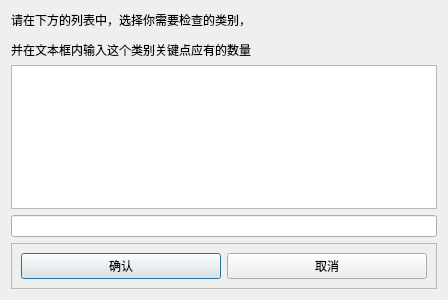
<?xml version="1.0" encoding="UTF-8"?>
<ui version="4.0">
 <class>dialog</class>
 <widget class="QDialog" name="dialog">
  <property name="geometry">
   <rect>
    <x>0</x>
    <y>0</y>
    <width>448</width>
    <height>300</height>
   </rect>
  </property>
  <property name="windowTitle">
   <string>数据集关键点数量</string>
  </property>
  <layout class="QVBoxLayout" name="verticalLayout">
   <item>
    <widget class="QLabel" name="label">
     <property name="text">
      <string>&lt;html&gt;&lt;head/&gt;&lt;body&gt;&lt;p&gt;请在下方的列表中，选择你需要检查的类别，&lt;/p&gt;&lt;p&gt;并在文本框内输入这个类别关键点应有的数量&lt;/p&gt;&lt;/body&gt;&lt;/html&gt;</string>
     </property>
    </widget>
   </item>
   <item>
    <widget class="QListWidget" name="classesList"/>
   </item>
   <item>
    <widget class="QLineEdit" name="numberEdit"/>
   </item>
   <item>
    <widget class="QFrame" name="frame">
     <property name="frameShape">
      <enum>QFrame::StyledPanel</enum>
     </property>
     <property name="frameShadow">
      <enum>QFrame::Raised</enum>
     </property>
     <layout class="QHBoxLayout" name="horizontalLayout">
      <item>
       <widget class="QPushButton" name="okButton">
        <property name="text">
         <string>确认</string>
        </property>
       </widget>
      </item>
      <item>
       <widget class="QPushButton" name="cancelButton">
        <property name="text">
         <string>取消</string>
        </property>
       </widget>
      </item>
     </layout>
    </widget>
   </item>
  </layout>
 </widget>
 <tabstops>
  <tabstop>classesList</tabstop>
  <tabstop>numberEdit</tabstop>
  <tabstop>okButton</tabstop>
  <tabstop>cancelButton</tabstop>
 </tabstops>
 <resources/>
 <connections>
  <connection>
   <sender>cancelButton</sender>
   <signal>clicked()</signal>
   <receiver>dialog</receiver>
   <slot>reject()</slot>
   <hints>
    <hint type="sourcelabel">
     <x>290</x>
     <y>266</y>
    </hint>
    <hint type="destinationlabel">
     <x>199</x>
     <y>149</y>
    </hint>
   </hints>
  </connection>
 </connections>
</ui>
